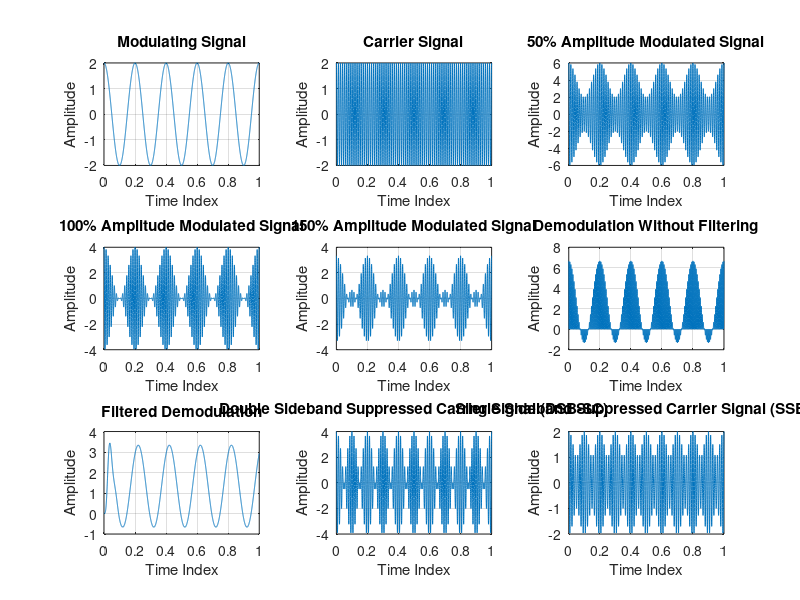

MATLAB code for this plot:
%% Program for generating,
%% Amplitude Modulated, Demodulated, DSB-SC and SSB-SC Signals
%% Name: Rishabh Panda
%% Roll No: 1904215

clc;
close all;
clear all;

% Modulating index
m_critical = 1; %critical
m_over = 1.5; %over
m_under = 0.5; %under 

% Amplitude of modulating signal
Am = 2; 

% Frequency of modulating signal (Hz)
fm = 5; 

% Time period of modulating signal (s)
Ta = 1/fm; 
t = 0:(Ta/1000):1;

% Modulating signal
ym = Am*cos(2*pi*fm*t);
figure(1)
subplot(3,3,1)
plot(t,ym)
grid on;
xlabel('Time Index')
ylabel('Amplitude')
title('Modulating Signal')

% Relation between Am/Cm and fc/fa
% Relation between Am/Cm and fc/fa
Ac_under = Am/m_under;
Ac_critical = Am/m_critical;
Ac_over = Am/m_over;

fc = fm*15; %carrier and message signal frequency relation
Tc = 1/fc;

% Carrier signals (under, critical, under)
yc_under = Ac_under*cos(2*pi*fc*t);
yc_critical = Ac_critical*cos(2*pi*fc*t);
yc_over = Ac_over*cos(2*pi*fc*t);

% Carrier signal
yc = Ac_critical*cos(2*pi*fc*t);
subplot(3,3,2)
plot(t,yc_critical)
grid on;
xlabel('Time Index')
ylabel('Amplitude')
title('Carrier Signal')

% Amplitude Modulation
y_mod = (Ac_under+ym).*cos(2*pi*fc*t);
subplot(3,3,3)
plot(t,y_mod)
grid on;
xlabel('Time Index')
ylabel('Amplitude')
title('50% Amplitude Modulated Signal')

y_mod = (Ac_critical+ym).*cos(2*pi*fc*t);
subplot(3,3,4)
plot(t,y_mod)
grid on;
xlabel('Time Index')
ylabel('Amplitude')
title('100% Amplitude Modulated Signal')

y_mod = (Ac_over+ym).*cos(2*pi*fc*t);
subplot(3,3,5)
plot(t,y_mod)
grid on;
xlabel('Time Index')
ylabel('Amplitude')
title('150% Amplitude Modulated Signal')

%Amplitude Demodulation
y_demo = y_mod.*yc_critical;
[b,a] = butter(5,0.01);
y_demo_filtered = filter(b,a,y_demo);
subplot(3,3,6)
plot(t,y_demo);
grid on;
xlabel('Time Index')
ylabel('Amplitude')
title('Demodulation Without Filtering')

subplot(3,3,7)
plot(t,y_demo_filtered);
grid on;
xlabel('Time Index')
ylabel('Amplitude')
title('Filtered Demodulation')

% DSB-SC signal
y = ym.*yc;
subplot(3,3,8)
plot(t,y)
grid on;
xlabel('Time Index')
ylabel('Amplitude')
title('Double Sideband Suppressed Carrier Signal (DSB-SC)')

% SSB-SC signal
%y = cos(2*pi*(fm-fc)*t);
m_cap_t = sin(2*pi*fm*t);
y = ym.*cos(2*pi*fc*t)+m_cap_t.*sin(2*pi*fc*t);
subplot(3,3,9)
plot(t,y)
grid on;
xlabel('Time Index')
ylabel('Amplitude')
title('Single Sideband Suppressed Carrier Signal (SSB-SC)')